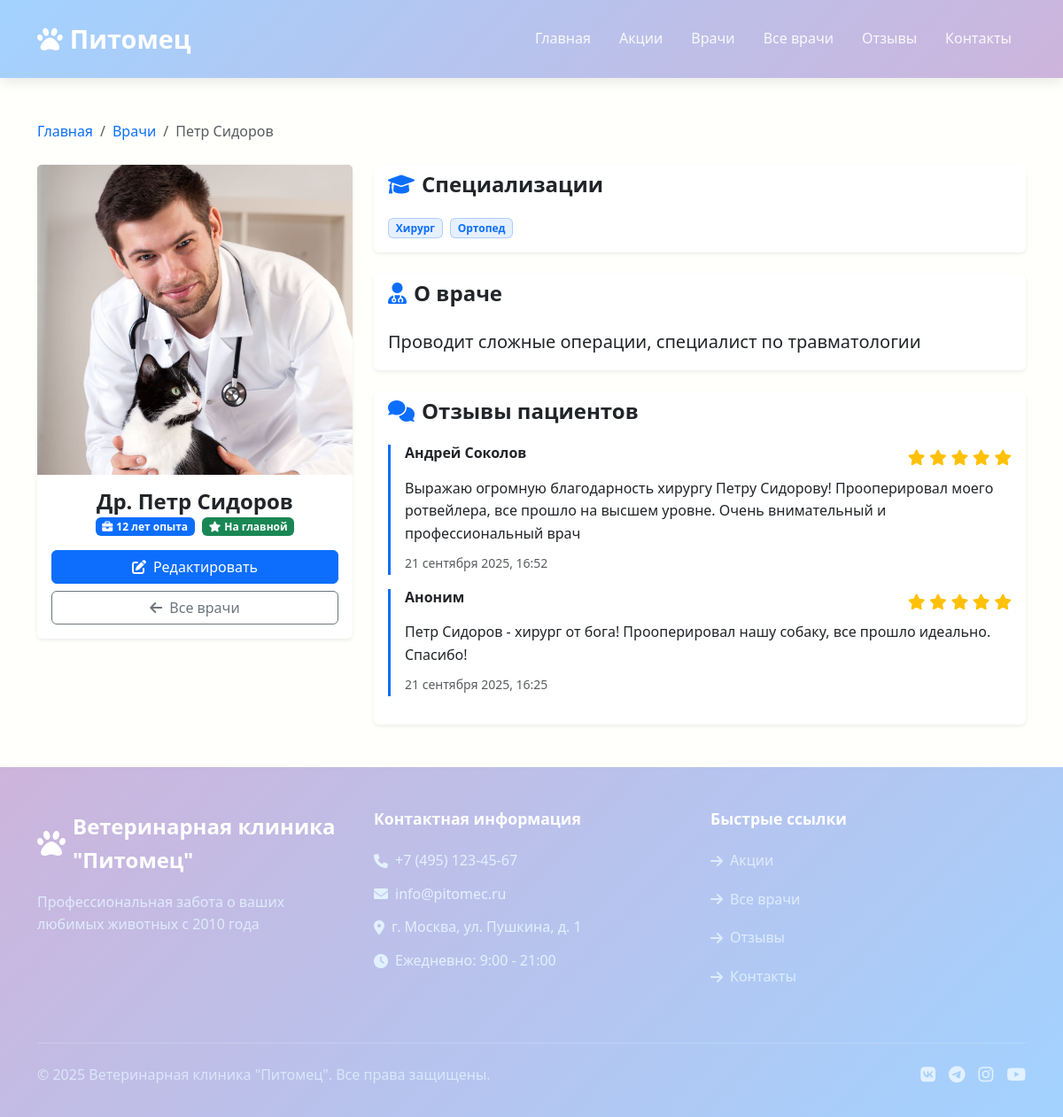
The page /doctor/2/ on the database its author committed.
### clinic/models.py (models this page shows, shortened)
class Doctor(models.Model):
    first_name = models.CharField(max_length=100, verbose_name="Имя")
    last_name = models.CharField(max_length=100, verbose_name="Фамилия")
    specializations = models.ManyToManyField(Specialization, verbose_name="Специализации")
    experience = models.PositiveIntegerField(verbose_name="Опыт работы (лет)")
    description = models.TextField(verbose_name="Информация о враче", blank=True)
    photo = models.ImageField(upload_to='doctors/', verbose_name="Фотография", blank=True)
    is_featured = models.BooleanField(default=False, verbose_name="Показывать на главной")
    class Meta:
        verbose_name = "Врач"
        verbose_name_plural = "Врачи"

class Specialization(models.Model):
    name = models.CharField(max_length=100, verbose_name="Название специализации")
    class Meta:
        verbose_name = "Специализация"
        verbose_name_plural = "Специализации"

class Review(models.Model):
    author_name = models.CharField(max_length=100, verbose_name="Имя автора")
    text = models.TextField(verbose_name="Текст отзыва")
    rating = models.PositiveIntegerField(verbose_name="Оценка", choices=((1,1), (2,2), (3,3), (4,4), (5,5))) # Оценка от 1 до 5
    is_approved = models.BooleanField(default=False, verbose_name="Одобрен")
    created_at = models.DateTimeField(auto_now_add=True, verbose_name="Дата создания")
    doctor = models.ForeignKey(
        Doctor,
        on_delete=models.SET_NULL,  # Если врача удалят, отзыв останется, но связь обнулится
        null=True,                  # Разрешаем NULL значения
        blank=True,                 # Поле может быть пустым в формах
        verbose_name="Врач",
        related_name='reviews'      # Важно! Теперь у врача будет врач.reviews.all()
    )
    class Meta:
        verbose_name = "Отзыв"
        verbose_name_plural = "Отзывы"
        ordering = ['-created_at']

### clinic/views.py (the view)
# urls.py: path('doctor/<int:pk>/', views.doctor_detail, name='doctor_detail'),  # Просмотр одного
def doctor_detail(request, pk):
    doctor = get_object_or_404(Doctor, pk=pk)
    reviews = doctor.reviews.filter(is_approved=True)
    return render(request, 'clinic/doctor_detail.html', {'doctor': doctor, 'reviews': reviews})

### clinic/templates/clinic/doctor_detail.html (shortened to what this page needs)
{% extends 'clinic/base.html' %}
{% load static %}
{% block content %}
<div class="container py-5">
    <nav aria-label="breadcrumb" class="mb-4">
        <ol class="breadcrumb">
            <li class="breadcrumb-item"><a href="{% url 'clinic:index' %}" class="text-decoration-none">Главная</a></li>
            <li class="breadcrumb-item"><a href="{% url 'clinic:doctor_list' %}" class="text-decoration-none">Врачи</a></li>
            <li class="breadcrumb-item active" aria-current="page">{{ doctor.first_name }} {{ doctor.last_name }}</li>
        </ol>
    </nav>
    <div class="row">
        <div class="col-lg-4">
            <div class="card border-0 shadow-sm mb-4">
                <img src="{% if doctor.photo %}{{ doctor.photo.url }}{% else %}{% static 'clinic/images/doctor_placeholder.jpg' %}{% endif %}"
                     class="card-img-top"
                     alt="{{ doctor.first_name }} {{ doctor.last_name }}"
                     style="height: 350px; object-fit: cover;">
                <div class="card-body text-center">
                    <h2 class="h4 fw-bold mb-1">Др. {{ doctor.first_name }} {{ doctor.last_name }}</h2>
                    <div class="d-flex justify-content-center align-items-center mb-3">
                        <span class="badge bg-primary me-2">
                            <i class="fas fa-briefcase me-1"></i>{{ doctor.experience }} лет опыта
                        </span>
                        {% if doctor.is_featured %}
                        <span class="badge bg-success">
                            <i class="fas fa-star me-1"></i>На главной
                        </span>
                        {% endif %}
                    </div>
                    <div class="d-grid gap-2">
                        <a href="{% url 'clinic:doctor_update' doctor.pk %}" class="btn btn-primary">
                            <i class="fas fa-edit me-2"></i>Редактировать
                        </a>
                        <a href="{% url 'clinic:doctor_list' %}" class="btn btn-outline-secondary">
                            <i class="fas fa-arrow-left me-2"></i>Все врачи
                        </a>
                    </div>
                </div>
            </div>
        </div>
        <div class="col-lg-8">
            <div class="card border-0 shadow-sm mb-4">
                <div class="card-header bg-transparent border-0">
                    <h4 class="fw-bold mb-0"><i class="fas fa-graduation-cap me-2 text-primary"></i>Специализации</h4>
                </div>
                <div class="card-body">
                    {% if doctor.specializations.all %}
                    <div class="d-flex flex-wrap gap-2">
                        {% for spec in doctor.specializations.all %}
                        <span class="badge bg-primary bg-opacity-10 text-primary border border-primary border-opacity-25">
                            {{ spec.name }}
                        </span>
                        {% endfor %}
                    </div>
                    {% else %}
                    <p class="text-muted mb-0">Специализации не указаны</p>
                    {% endif %}
                </div>
            </div>
            <div class="card border-0 shadow-sm mb-4">
                <div class="card-header bg-transparent border-0">
                    <h4 class="fw-bold mb-0"><i class="fas fa-user-md me-2 text-primary"></i>О враче</h4>
                </div>
                <div class="card-body">
                    <p class="lead mb-0">{{ doctor.description|linebreaksbr|default:"Описание отсутствует" }}</p>
                </div>
            </div>
            <div class="card border-0 shadow-sm">
                <div class="card-header bg-transparent border-0">
                    <h4 class="fw-bold mb-0"><i class="fas fa-comments me-2 text-primary"></i>Отзывы пациентов</h4>
                </div>
                <div class="card-body">
                    {% for review in reviews %}
                    <div class="border-start border-3 border-primary ps-3 mb-3">
                        <div class="d-flex justify-content-between align-items-start mb-2">
                            <h6 class="fw-bold mb-0">{{ review.author_name }}</h6>
                            <div class="star-rating text-warning">
                                {% for i in "12345" %}
                                <i class="fas fa-star{% if forloop.counter > review.rating %}-o opacity-25{% endif %}"></i>
                                {% endfor %}
                            </div>
                        </div>
                        <p class="mb-2">{{ review.text }}</p>
                        <small class="text-muted">{{ review.created_at|date:"d E Y, H:i" }}</small>
                    </div>
                    {% empty %}
                    <div class="text-center py-4">
                        <i class="fas fa-comment-slash fa-2x text-muted mb-3"></i>
                        <p class="text-muted mb-0">Отзывов пока нет</p>
                    </div>
                    {% endfor %}
                </div>
            </div>
        </div>
    </div>
</div>
{% endblock %}

### clinic/static/clinic/css/style.css (style rules this page uses)
:root { --pastel-primary: #a2d2ff; --pastel-secondary: #ffafcc; --pastel-accent: #cdb4db; --pastel-success: #9bf6ff; --pastel-light: #fdffb6; --pastel-background: #fffffc; --pastel-text: #4a4e69; --footer-text: #ffffff; --footer-link: #e2f1ff; }
body { background-color: var(--pastel-background); color: var(--pastel-text); font-family: 'Segoe UI', Tahoma, Geneva, Verdana, sans-serif; line-height: 1.6; }
html { scroll-behavior: smooth; scroll-padding-top: 80px; }
.star-rating { color: #ffd166; font-size: 1.1rem; }
.card-img-top { transition: transform 0.3s ease; }
html, body { height: 100%; }
body { display: flex; flex-direction: column; }

### rows shown on the page
Doctor: first_name "Петр", last_name "Сидоров", photo+first_name+last_name (picture), experience "12", description "Проводит сложные операции, специалист по травматологии"
Specialization: name "Хирург"
Specialization: name "Ортопед"
Review: author_name "Андрей Соколов", rating 5 (drawn), text "Выражаю огромную благодарность хирургу Петру Сидорову! Прооперировал моего ротвейлера, все прошло на высшем уровне. Очень внимательный и профессиональный врач", created_at "21 сентября 2025, 16:52"
Review: author_name "Аноним", rating 5 (drawn), text "Петр Сидоров - хирург от бога! Прооперировал нашу собаку, все прошло идеально. Спасибо!", created_at "21 сентября 2025, 16:25"
